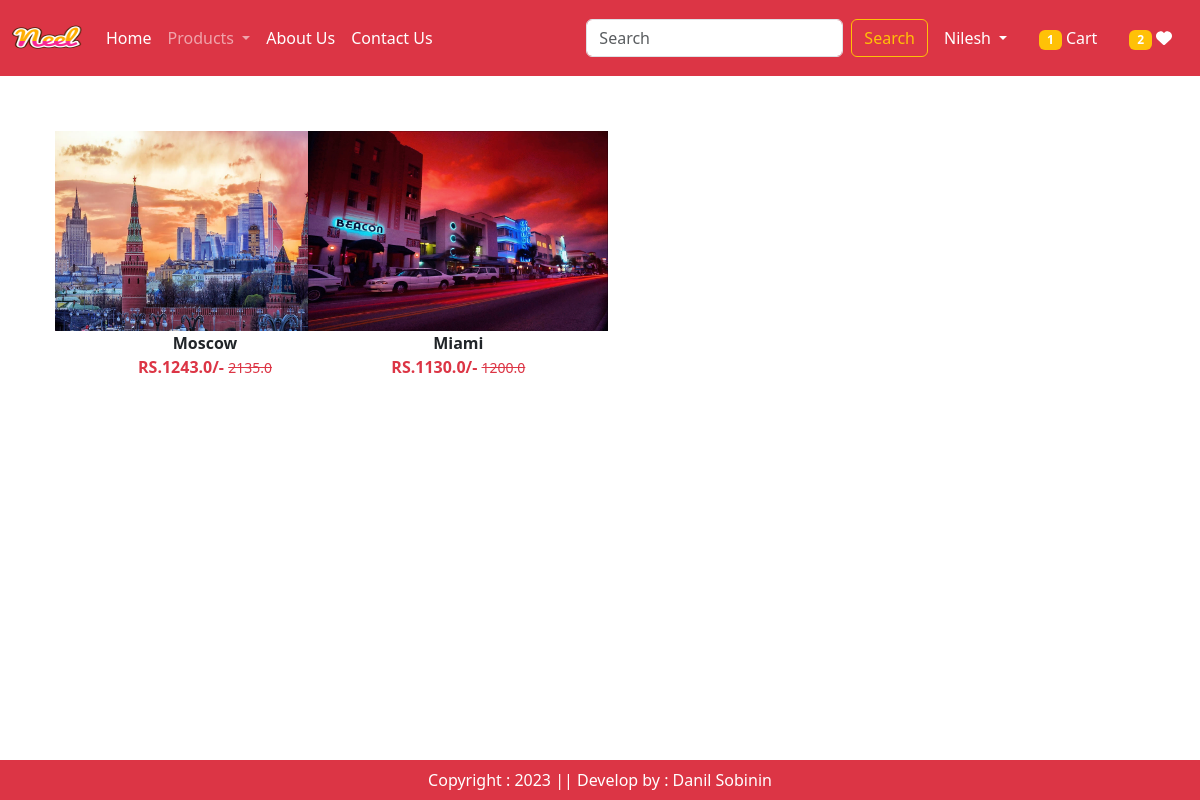
Screenshot of /wishlist/ (signed in) with the database file from the repository.
### app/models.py (models this page shows, shortened)
class Wishlist(models.Model):
    user = models.ForeignKey(User, on_delete=models.CASCADE)
    product = models.ForeignKey(Product, on_delete=models.CASCADE)

class Product(models.Model):
    title = models.CharField(max_length=100)
    selling_price = models.FloatField()
    discounted_price = models.FloatField()
    description = models.TextField()
    composition = models.TextField(default='')
    prodapp = models.TextField(default='')
    category = models.CharField(choices=CATEGORY_CHOICES, max_length=2)
    product_image = models.ImageField(upload_to='product')

### app/views.py (the view)
# urls.py: path('wishlist/', views.show_wishlist, name='showwishlist'),
@login_required
def show_wishlist(request):
    user = request.user
    totalitem = 0
    wishitem = 0
    if request.user.is_authenticated:
        totalitem = len(Cart.objects.filter(user=request.user))
        wishitem = len(Wishlist.objects.filter(user=request.user))
    product = Wishlist.objects.filter(user=user)
    return render(request, 'app/wishlist.html', locals())

### app/templates/app/wishlist.html (shortened to what this page needs)
{% extends 'app/base.html' %}
{% load static %}
{% block main-content %}
	<div class="container my-5">
        <div class="row">
            <div class="col-sm-8">
                <div class="row">
                    {% for prod in product %}
                    	<div class="col-sm-4 text-center mb-4 hover-shadow">
                            <a href="{% url 'product-detail' prod.product.id %}" class="btn">
                                <div>
                                    <img src="{{ prod.product.product_image.url }}" width="300px" height="200px" />
                                    <div class="fw-bold">{{ prod.product.title }}</div>
                                    <div class="fw-bold text-danger">
                                        RS.{{ prod.product.discounted_price }}/-
                                        <small class="fw-light text-decoration-line-through">{{ prod.product.selling_price }}</small>
                                    </div>
                                </div>
                            </a>
                        </div>
                    {% endfor %}
                </div>
            </div>
        </div>
    </div>
{% endblock %}

### app/templates/app/base.html (shortened to what this page needs)
<!doctype html>
{% load static %}
<html lang="en">
<head>
    <link href="https://cdn.jsdelivr.net/npm/bootstrap@5.3.2/dist/css/bootstrap.min.css" rel="stylesheet"
>
    <link rel="stylesheet" href="{% static 'app/css/owl.carousel.min.css' %}">
    <link rel="stylesheet" href="{% static 'app/css/all.min.css' %}">
    <link rel="stylesheet" href="{% static 'app/css/style.css' %}">
</head>
<body>
<nav class="navbar navbar-expand-lg navbar-dark bg-danger">
    <div class="container-fluid">
        <a class="navbar-brand" href="#">
            <img src="{% static 'app/images/Neel.png' %}" width="70" height="50"/>
        </a>
        <div class="collapse navbar-collapse" id="navbarSupportedContent">
            <ul class="navbar-nav me-auto mb-2 mb-lg-0">
                <li class="nav-item">
                    <a class="nav-link active" aria-current="page" href="/">Home</a>
                </li>
                <li class="nav-item dropdown">
                    <a class="nav-link dropdown-toggle" href="#" role="button" data-bs-toggle="dropdown"
                       aria-expanded="false">
                        Products
                    </a>
                </li>
                <li class="nav-item">
                    <a class="nav-link text-white" href="{% url 'about' %}">About Us</a>
                </li>
                <li class="nav-item">
                    <a class="nav-link text-white" href="{% url 'contact' %}">Contact Us</a>
                </li>
            </ul>
            <form class="d-flex" role="search" action="/search">
                <input class="form-control me-2" type="search" placeholder="Search" name="search" aria-label="Search">
                <button class="btn btn-outline-warning" type="submit">Search</button>
            </form>
        </div>
        <ul class="navbar-nav me-auto mb-2 mb-lg-0">
        {% if request.user.is_authenticated %}
            <li class="nav-item dropdown mx-2">
                <a class="nav-link dropdown-toggle text-white" href="/" id="profileDropdown" role="button"
                   data-bs-toggle="dropdown" aria-expanded="false"> Nilesh </a>
            </li>
            <li class="nav-item mx-2"><a href="{% url 'show-cart' %}" class="nav-link text-white"><span class="badge bg-warning">{% if totalitem > 0 %} {{ totalitem }} {% endif %}</span> Cart </a></li>
            <li class="nav-item mx-2"><a href="{% url 'showwishlist' %}" class="nav-link text-white"><span class="badge bg-warning">{% if wishitem > 0 %} {{ wishitem }} {% endif %}</span>  <i class="fa fa-heart"></i></a></li>
        {% else %}
            <li class="nav-item mx-2"><a href="{% url 'login' %}" class="nav-link text-white">Login</a></li>
            <li class="nav-item mx-2"><a href="{% url 'customerregistration' %}" class="nav-link text-white">Registration</a></li>
        </ul>
        {% endif %}
    </div>
</nav>
{% block main-content %}{% endblock main-content %}
<footer class="container-fluid fixed-bottom bg-danger text-center text-white p-2 mt-5">
    Copyright : 2023 || Develop by : Danil Sobinin
</footer>
</body>
</html>

### rows the page displays
Wishlist: product.product_image (picture), product "Moscow", product.discounted_price "1243.0", product.selling_price "2135.0"
Wishlist: product.product_image (picture), product "Miami", product.discounted_price "1130.0", product.selling_price "1200.0"

### other values shown
{{ totalitem }} "1"
{{ wishitem }} "2"
